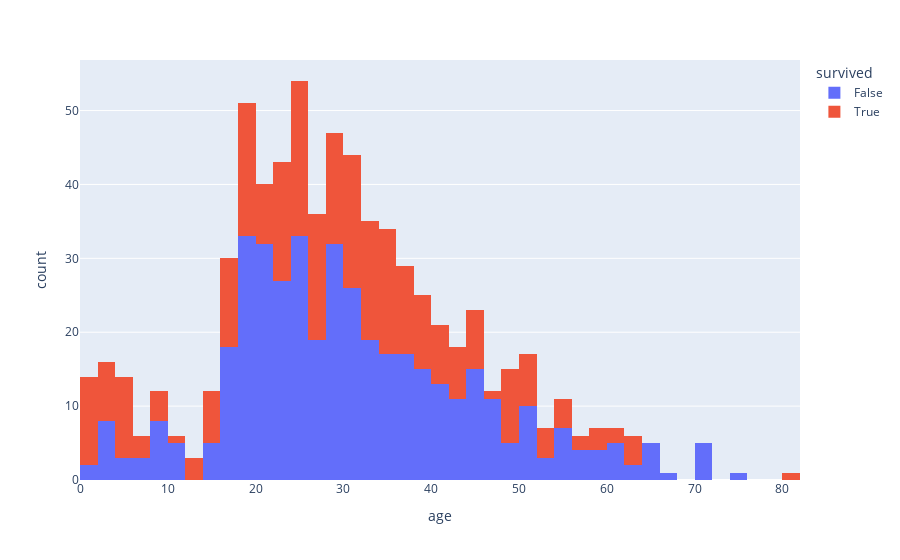

Notebook code cell kept with this figure:
### Markdown cell above
`library.visualization(table, x='colname', y='colname', options=...)`

`px.scatter(ti, x='age', y='fare', height=150)`

### Code cell
px.histogram(ti, x='age', color='survived')

### Figure 1 — Plotly figure (JSON) as saved in the notebook; plotly's stock layout.template omitted (floating-point values rounded to 4 significant figures; data arrays with more than 128 entries replaced by an {"elided": "..."} marker saying what was removed)
{"data": [{"alignmentgroup": "True", "bingroup": "x", "hovertemplate": "survived=False<br>age=%{x}<br>count=%{y}<extra></extra>", "legendgroup": "False", "marker": {"color": "#636efa"}, "name": "False", "offsetgroup": "False", "orientation": "v", "showlegend": true, "type": "histogram", "x": {"elided": "549 float values"}, "xaxis": "x", "yaxis": "y"}, {"alignmentgroup": "True", "bingroup": "x", "hovertemplate": "survived=True<br>age=%{x}<br>count=%{y}<extra></extra>", "legendgroup": "True", "marker": {"color": "#EF553B"}, "name": "True", "offsetgroup": "True", "orientation": "v", "showlegend": true, "type": "histogram", "x": {"elided": "342 float values"}, "xaxis": "x", "yaxis": "y"}], "layout": {"barmode": "relative", "legend": {"title": {"text": "survived"}, "tracegroupgap": 0}, "margin": {"t": 60}, "xaxis": {"anchor": "y", "domain": [0, 1], "title": {"text": "age"}}, "yaxis": {"anchor": "x", "domain": [0, 1], "title": {"text": "count"}}}}
